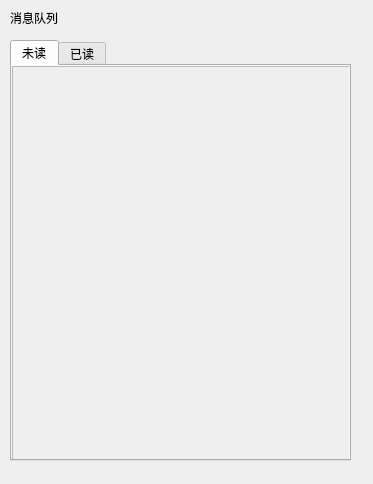
<?xml version="1.0" encoding="UTF-8"?>
<ui version="4.0">
 <class>UPakageNotice</class>
 <widget class="QDialog" name="UPakageNotice">
  <property name="geometry">
   <rect>
    <x>0</x>
    <y>0</y>
    <width>373</width>
    <height>484</height>
   </rect>
  </property>
  <property name="windowTitle">
   <string>Dialog</string>
  </property>
  <widget class="QLabel" name="label">
   <property name="geometry">
    <rect>
     <x>10</x>
     <y>10</y>
     <width>72</width>
     <height>15</height>
    </rect>
   </property>
   <property name="text">
    <string>消息队列</string>
   </property>
  </widget>
  <widget class="QTabWidget" name="tabWidget">
   <property name="geometry">
    <rect>
     <x>10</x>
     <y>40</y>
     <width>341</width>
     <height>421</height>
    </rect>
   </property>
   <property name="currentIndex">
    <number>0</number>
   </property>
   <widget class="QWidget" name="tab">
    <attribute name="title">
     <string>未读</string>
    </attribute>
    <widget class="QScrollArea" name="scrollArea_unread">
     <property name="geometry">
      <rect>
       <x>0</x>
       <y>0</y>
       <width>341</width>
       <height>401</height>
      </rect>
     </property>
     <property name="widgetResizable">
      <bool>true</bool>
     </property>
     <widget class="QWidget" name="scrollAreaWidgetContents">
      <property name="geometry">
       <rect>
        <x>0</x>
        <y>0</y>
        <width>339</width>
        <height>399</height>
       </rect>
      </property>
      <widget class="QWidget" name="verticalLayoutWidget">
       <property name="geometry">
        <rect>
         <x>0</x>
         <y>10</y>
         <width>160</width>
         <height>80</height>
        </rect>
       </property>
       <layout class="QVBoxLayout" name="verticalLayout_unread"/>
      </widget>
     </widget>
    </widget>
   </widget>
   <widget class="QWidget" name="tab_2">
    <attribute name="title">
     <string>已读</string>
    </attribute>
    <widget class="QScrollArea" name="scrollArea_read">
     <property name="geometry">
      <rect>
       <x>0</x>
       <y>0</y>
       <width>341</width>
       <height>401</height>
      </rect>
     </property>
     <property name="widgetResizable">
      <bool>true</bool>
     </property>
     <widget class="QWidget" name="scrollAreaWidgetContents_2">
      <property name="geometry">
       <rect>
        <x>0</x>
        <y>0</y>
        <width>339</width>
        <height>399</height>
       </rect>
      </property>
      <widget class="QWidget" name="verticalLayoutWidget_2">
       <property name="geometry">
        <rect>
         <x>0</x>
         <y>10</y>
         <width>160</width>
         <height>80</height>
        </rect>
       </property>
       <layout class="QVBoxLayout" name="verticalLayout_read"/>
      </widget>
     </widget>
    </widget>
   </widget>
  </widget>
 </widget>
 <resources/>
 <connections/>
</ui>
